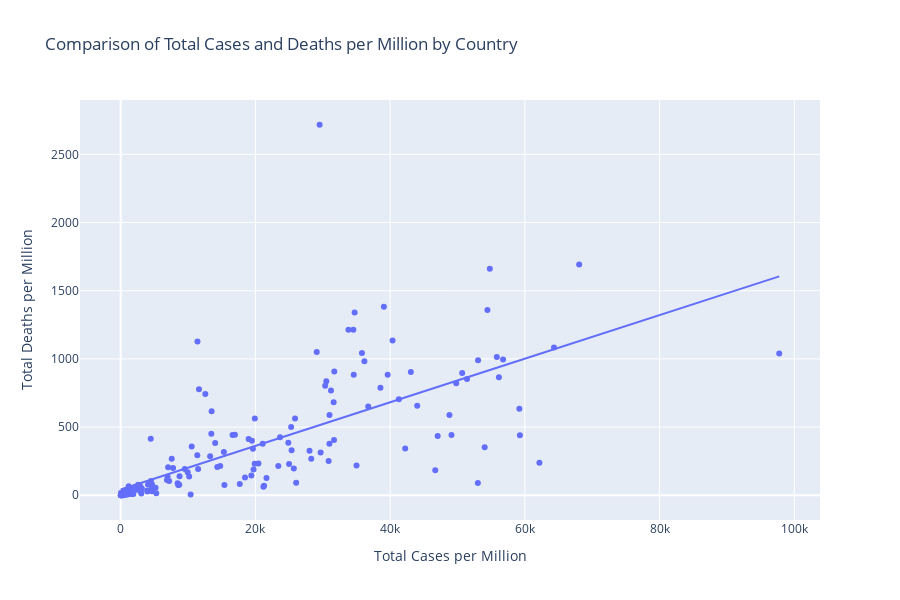

The cell this chart's notebook holds for it:
### Code cell
import plotly.express as px
import pandas as pd
import plotly.graph_objects as go
import numpy as np
import seaborn as sns

GDPdata = GDPdata.rename(columns={'Country Code': 'iso_code'})


CovidData['date'] = pd.to_datetime(CovidData['date'])
CovidData = CovidData[CovidData['date'] == '2020-12-31']

# Join de dataframes op de Date kolom
df = pd.merge(GDPdata, CovidData, on='iso_code', how='inner')
df = df.dropna(subset=['total_cases_per_million', 'total_deaths_per_million'])


fig = px.scatter(
    df,
    x="total_cases_per_million",
    y="total_deaths_per_million",
    hover_name="Country Name",
    trendline="ols",
    title="Comparison of Total Cases and Deaths per Million by Country",
    labels={
        "total_cases_per_million": "Total Cases per Million",
        "total_deaths_per_million": "Total Deaths per Million"
    }
)

correlation = df['total_cases_per_million'].corr(df['total_deaths_per_million'])
print(correlation)

# Update layout for better appearance
fig.update_traces(textposition='top center')
fig.update_layout(
    height=600
)

fig.show()

fig = px.scatter_geo(
    df, 
    locations="iso_code",
    size="total_cases_per_million",
    color="total_deaths_per_million",
    hover_name="Country Name",
    size_max=50,
    color_continuous_scale=px.colors.sequential.Reds,
    title="total cases and deaths per million by Country"
)

fig.update_layout(
    geo=dict(
        showframe=False,
        showcoastlines=False,
        projection_type='equirectangular'
    ),
    height=600
)

fig.show()

### Figure 1 — Plotly figure (JSON) as saved in the notebook; plotly's stock layout.template omitted (floating-point values rounded to 4 significant figures; data arrays with more than 128 entries replaced by an {"elided": "..."} marker saying what was removed)
{"data": [{"hovertemplate": "<b>%{hovertext}</b><br><br>Total Cases per Million=%{x}<br>Total Deaths per Million=%{y}<extra></extra>", "hovertext": {"elided": "186 str values"}, "legendgroup": "", "marker": {"color": "#636efa", "symbol": "circle"}, "mode": "markers", "name": "", "orientation": "v", "showlegend": false, "textposition": "top center", "type": "scatter", "x": {"elided": "186 float values"}, "xaxis": "x", "y": {"elided": "186 float values"}, "yaxis": "y"}, {"hovertemplate": "<b>OLS trendline</b><br>total_deaths_per_million = 0.0159831 * total_cases_per_million + 42.444<br>R<sup>2</sup>=0.525186<br><br>Total Cases per Million=%{x}<br>Total Deaths per Million=%{y} <b>(trend)</b><extra></extra>", "legendgroup": "", "marker": {"color": "#636efa", "symbol": "circle"}, "mode": "lines", "name": "", "showlegend": false, "textposition": "top center", "type": "scatter", "x": {"elided": "186 float values"}, "xaxis": "x", "y": {"elided": "186 float values"}, "yaxis": "y"}], "layout": {"height": 600, "legend": {"tracegroupgap": 0}, "title": {"text": "Comparison of Total Cases and Deaths per Million by Country"}, "xaxis": {"anchor": "y", "domain": [0, 1], "title": {"text": "Total Cases per Million"}}, "yaxis": {"anchor": "x", "domain": [0, 1], "title": {"text": "Total Deaths per Million"}}}}
